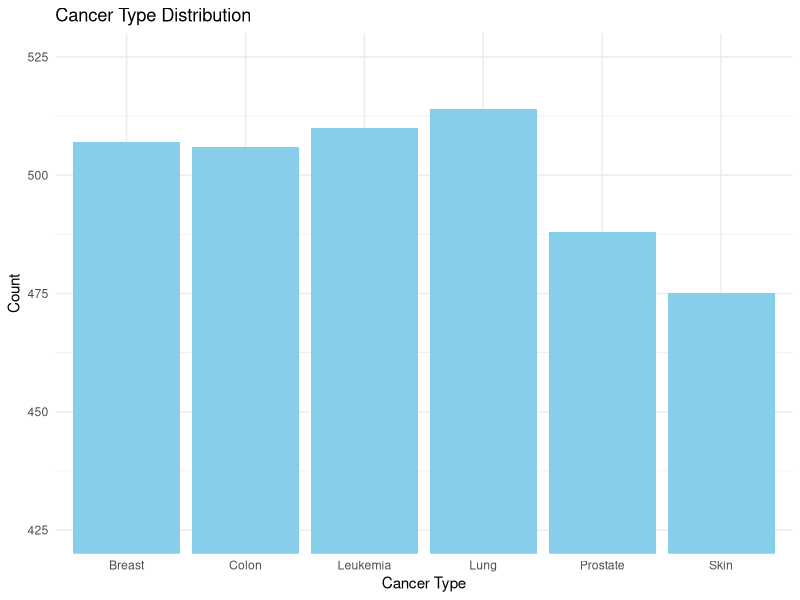
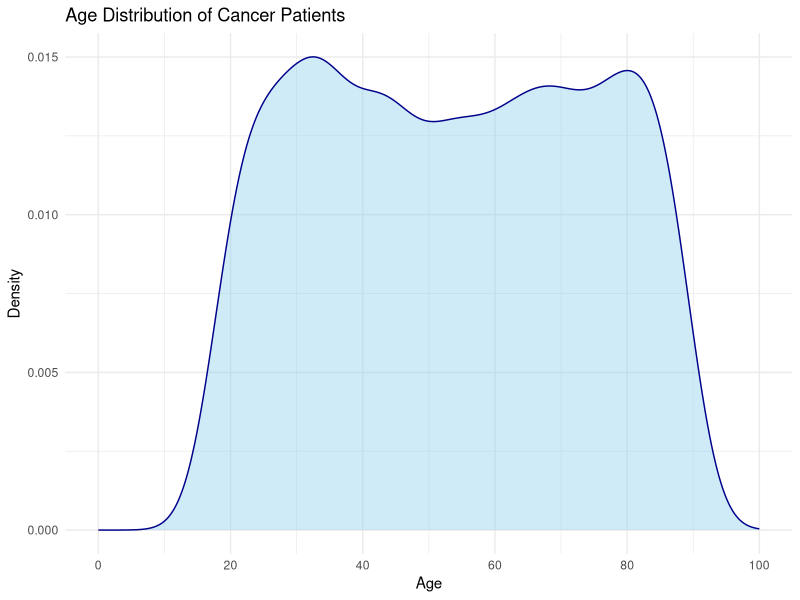
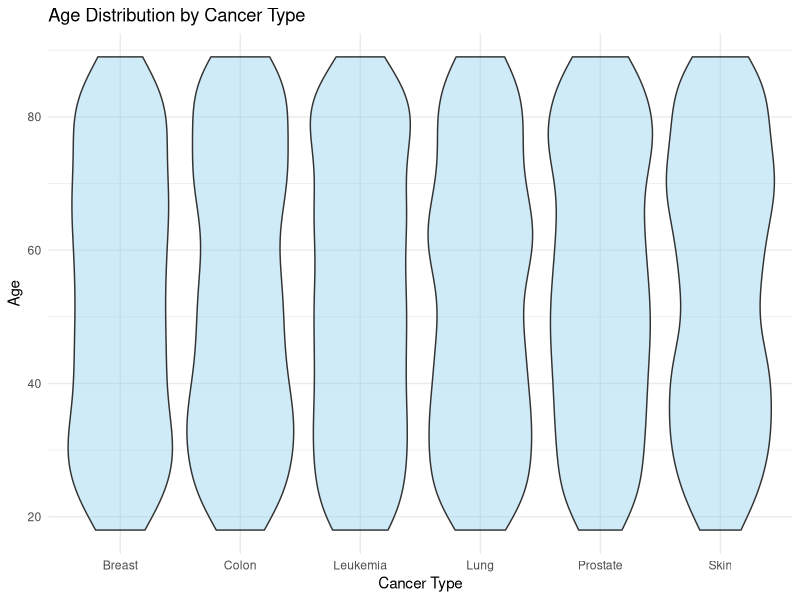
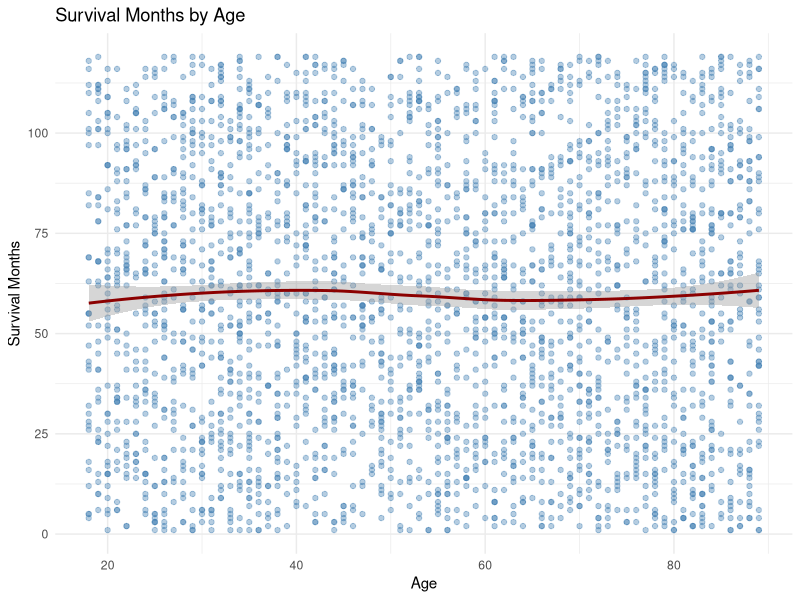
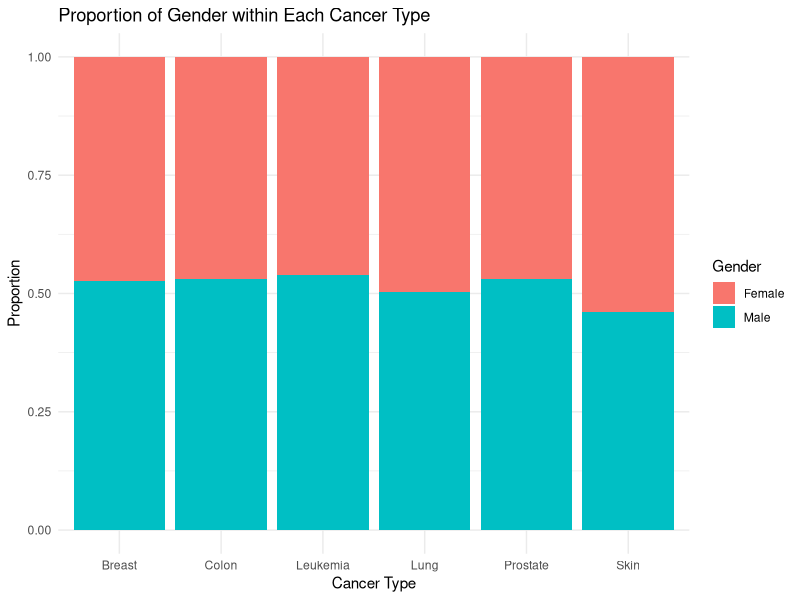
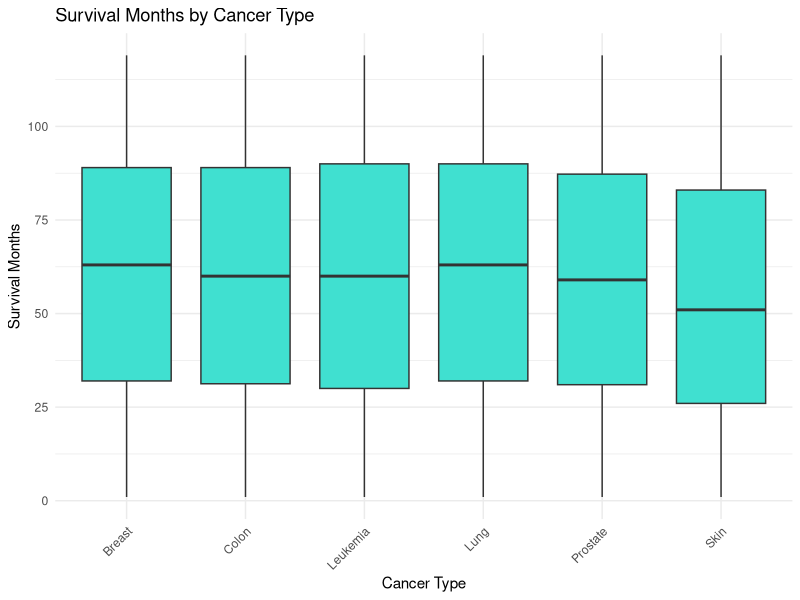
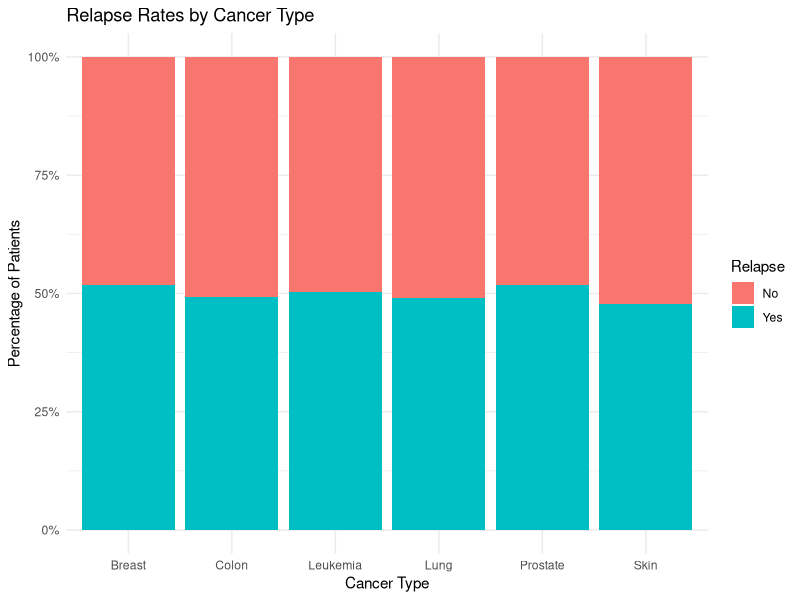
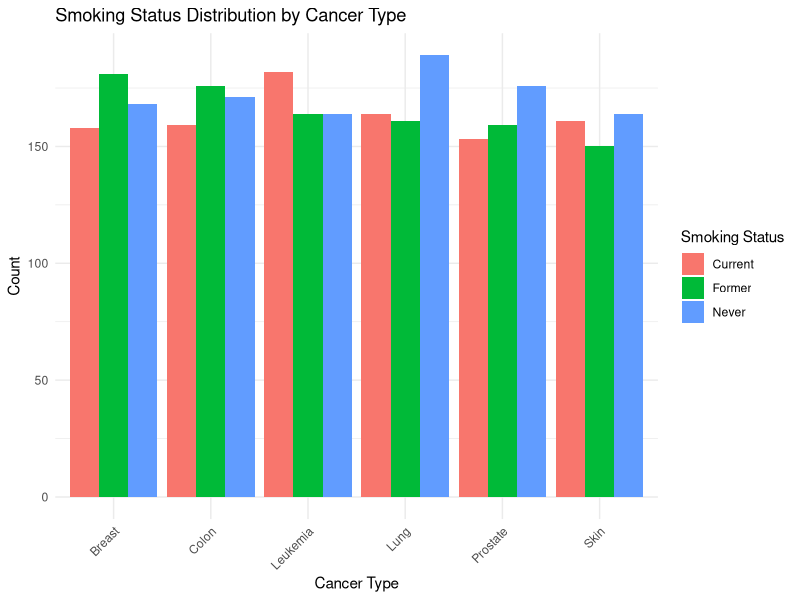

The R source for these figures, in order:
## ---- chunk 1
knitr::opts_chunk$set(echo = TRUE)
## ---- chunk 2
# Load required packages
library(tidyverse)

# Read the dataset (assumes file is in the same directory)
data <- read_csv("cancer_data_denmark.csv")

# View first few rows
head(data)
## ---- chunk 3
# Bar plot
plot_cancer_type <- ggplot(data, aes(x = Cancer_Type)) +
  geom_bar(fill = "skyblue") +
  coord_cartesian(ylim = c(425, 525)) +
  labs(
    title = "Cancer Type Distribution",
    x = "Cancer Type",
    y = "Count"
  ) +
  theme_minimal()

ggsave("plots/cancer_type_distribution.png", plot = plot_cancer_type, width = 8, height = 6, dpi = 300, bg = "white")

plot_cancer_type
## ---- chunk 4
plot_age <- ggplot(data, aes(x = Age)) +
  geom_density(fill = "skyblue", color = "darkblue", alpha = 0.4) +
  scale_x_continuous(limits = c(0, 100), breaks = seq(0, 100, 20)) +
  labs(
    title = "Age Distribution of Cancer Patients",
    x = "Age",
    y = "Density"
  ) +
  theme_minimal()

ggsave("plots/age_distribution.png", plot = plot_age, width = 8, height = 6, dpi = 300, bg = "white")

plot_age
## ---- chunk 5
plot_age_vs_cancertype <- ggplot(data, aes(x = Cancer_Type, y = Age)) + geom_violin(fill = "skyblue", alpha = 0.4) + labs(title = "Age Distribution by Cancer Type",
       x = "Cancer Type",
       y = "Age") +
  theme_minimal() 

ggsave("plots/age_vs_cancertype.png", plot = plot_age_vs_cancertype, width = 8, height = 6, dpi = 300, bg = "white")

plot_age_vs_cancertype
## ---- chunk 6
plot_age_vs_survival <- ggplot(data, aes(x = Age, y = Survival_Months)) +
  geom_point(alpha = 0.4, color = "steelblue") +
  geom_smooth(method = "loess", se = TRUE, color = "darkred") +  # trend line
  labs(title = "Survival Months by Age",
       x = "Age",
       y = "Survival Months") +
  theme_minimal()

ggsave("plots/age_vs_survival.png", plot = plot_age_vs_survival, width = 8, height = 6, dpi = 300, bg = "white")


plot_age_vs_survival
## ---- chunk 7
plot_gender_vs_cancertype <- ggplot(data, aes(x = Cancer_Type, fill = Gender)) +
  geom_bar(position = "fill") +
  labs(title = "Proportion of Gender within Each Cancer Type",
       x = "Cancer Type",
       y = "Proportion",
       fill = "Gender") +
  theme_minimal()

ggsave("plots/gender_vs_cancertype.png", plot = plot_gender_vs_cancertype, width = 8, height = 6, dpi = 300, bg = "white")

plot_gender_vs_cancertype
## ---- chunk 8
plot_survival_vs_cancertype <- ggplot(data, aes(x = Cancer_Type, y = Survival_Months)) +
  geom_boxplot(fill = "turquoise") +
  labs(title = "Survival Months by Cancer Type",
       x = "Cancer Type",
       y = "Survival Months") +
  theme_minimal() +
  theme(axis.text.x = element_text(angle = 45, hjust = 1))

ggsave("plots/survival_vs_cancertype.png", plot = plot_survival_vs_cancertype, width = 8, height = 6, dpi = 300, bg = "white")

plot_survival_vs_cancertype
## ---- chunk 9
plot_relapse_vs_cancertype <- ggplot(data, aes(x = Cancer_Type, fill = Relapse)) + scale_y_continuous(labels = scales::percent_format()) + geom_bar(position = "fill") + labs(
    title = "Relapse Rates by Cancer Type",
    x = "Cancer Type",
    y = "Percentage of Patients",
    fill = "Relapse"
  ) +
  theme_minimal()

ggsave("plots/relapse_vs_cancertype.png", plot = plot_relapse_vs_cancertype, width = 8, height = 6, dpi = 300, bg = "white")

plot_relapse_vs_cancertype

## ---- chunk 10
plot_smoking <- ggplot(data, aes(x = Cancer_Type, fill = Smoking_Status)) +
  geom_bar(position = "dodge") +  # proportions within cancer type
  labs(title = "Smoking Status Distribution by Cancer Type",
       x = "Cancer Type",
       y = "Count",
       fill = "Smoking Status") +
  theme_minimal() +
  theme(axis.text.x = element_text(angle = 45, hjust = 1))

ggsave("plots/smoking.png", plot = plot_smoking, width = 8, height = 6, dpi = 300, bg = "white")

plot_smoking

## ---- chunk 11
lung_cancer_data <- data %>% filter(Cancer_Type == "Lung") %>% mutate(Smoking_Status = ifelse(Smoking_Status == "Never", "never", "smoker")) #reminder of syntax: ifelse(condition, value_if_true, value_if_false)

plot_lung_cancer_data <- lung_cancer_data %>% ggplot(aes(x = Cancer_Type, fill = Smoking_Status)) + geom_bar(position = "dodge") + labs(title = "Smoking Status Distribution by Cancer Type",
       x = "Cancer Type",
       y = "Count",
       fill = "Smoking Status") +
  theme_minimal()

ggsave("plots/lung_cancer.png", plot = plot_lung_cancer_data, width = 8, height = 6, dpi = 300, bg = "white")

plot_lung_cancer_data
## ---- chunk 12
smokers_simplified <- data %>% mutate(Smoking_Status = ifelse(Smoking_Status == "Never", "never", "smoker"))
plot_smoking_simplified <- ggplot(smokers_simplified, aes(x = Cancer_Type, fill = Smoking_Status)) +
  geom_bar(position = "dodge") +  # proportions within cancer type
  labs(title = "Smoking Status Distribution by Cancer Type",
       x = "Cancer Type",
       y = "Count",
       fill = "Smoking Status") +
  theme_minimal() +
  theme(axis.text.x = element_text(angle = 45, hjust = 1))

ggsave("plots/smoking_simplified.png", plot = plot_smoking_simplified, width = 8, height = 6, dpi = 300, bg = "white")

plot_smoking_simplified
## ---- chunk 13
plot_alcohol <- ggplot(data, aes(x = Cancer_Type, fill = Alcohol_Consumption)) +
  geom_bar(position = "dodge") +
  labs(title = "Alcohol Consumption by Cancer Type",
       x = "Cancer Type",
       y = "Count",
       fill = "Alcohol Consumption") +
  theme_minimal()

ggsave("plots/alcohol.png", plot = plot_alcohol, width = 8, height = 6, dpi = 300, bg = "white")

plot_alcohol

alcohol_simplified <- data %>% mutate(Alcohol_Consumption = ifelse(Alcohol_Consumption == "None", "none", "drinker"), Alcohol_Consumption = factor(Alcohol_Consumption, levels = c("none", "drinker"))
  )
plot_alcohol_simplified <- alcohol_simplified %>% ggplot(aes(x = Cancer_Type, fill = Alcohol_Consumption)) +
  geom_bar(position = "dodge") +
  labs(title = "Alcohol Consumption by Cancer Type",
       x = "Cancer Type",
       y = "Count",
       fill = "Alcohol Consumption") +
  theme_minimal()

ggsave("plots/alcohol_simplified.png", plot = plot_alcohol_simplified, width = 8, height = 6, dpi = 300, bg = "white")

plot_alcohol_simplified

## ---- chunk 14
plot_family_history <- ggplot(data, aes(x = Cancer_Type, fill = Family_History)) + geom_bar(position = "fill") + labs(title = "Family History across Cancer Types", x = "Cancer Type", y = "Proportion", fill = "Family History") + theme_minimal()

ggsave("plots/family_history.png", plot = plot_family_history, width = 8, height = 6, dpi = 300, bg = "white")

plot_family_history
## ---- chunk 15
data %>% count(Treatment_Type)

plot_treatment_facet <- data %>%
  ggplot(aes(x = Treatment_Type, fill = Treatment_Type)) +
  geom_bar(position = "dodge") +
  facet_wrap(~ Cancer_Type) + #facet_wrap creates a subplot for each cancer type
  coord_flip() + #flipped coordinates bc labels are easier to read horizontally
  labs(
    title = "Treatment Types by Cancer Type",
    x = NULL,  
    y = "Count",
    fill = "Treatment Type"
  ) +
  theme_minimal() 

ggsave("plots/treatments.png", plot = plot_treatment_facet, width = 8, height = 6, dpi = 300, bg = "white")

plot_treatment_facet


## ---- chunk 16
plot_treatment_per_stage <- ggplot(data, aes(x = Stage, fill = Treatment_Type)) + geom_bar(position = "fill") + labs(title = "Types of Treatment for Each Cancer Stage", x = "Stage", y = "Proportion") + theme_minimal()

ggsave("plots/treatment_per_stage.png", plot = plot_treatment_per_stage, width = 8, height = 6, dpi = 300, bg = "white")

plot_treatment_per_stage

plot_stage_per_treatment <- ggplot(data, aes(x = Treatment_Type, fill = Stage)) + geom_bar(position = "fill") + labs(title = "Types of Treatment for Each Cancer Stage", x = "Treatment", y = "Proportion") + theme_minimal()

ggsave("plots/stage_per_treatment.png", plot = plot_stage_per_treatment, width = 8, height = 6, dpi = 300, bg = "white")

plot_stage_per_treatment
## ---- chunk 17
count(data, Genetic_Mutation)
## ---- chunk 18
plot_mutations <- ggplot(data, aes(x = Cancer_Type, fill = Genetic_Mutation)) + geom_bar(position = "dodge") + labs(title = "Genetic Mutations across Cancer Types", x = "Cancer Type", fill = "Genetic Mutation") + theme_minimal()

ggsave("plots/mutations.png", plot = plot_mutations, width = 8, height = 6, dpi = 300, bg = "white")

plot_mutations
## ---- chunk 19
mutations <- data %>% filter(Genetic_Mutation %in% c("BRCA1", "BRCA2", "TP53"))
mutations

plot_cancertype_with_mutation <- mutations %>% ggplot(aes(x = Cancer_Type)) + geom_bar(fill = "skyblue", width = 0.5) + coord_cartesian(ylim = c(200, 400)) + labs(title = "Types of Cancers with mutations identified", x = "Cancer Type", y = "Count") + theme_minimal()

ggsave("plots/cancertype_mutations.png", plot = plot_cancertype_with_mutation, width = 8, height = 6, dpi = 300, bg = "white")

plot_cancertype_with_mutation
## ---- chunk 20
#First, filter the data to get a data frame with only lung cancer cases 
lung_data <- data %>%
  filter(Cancer_Type == "Lung") %>%
  drop_na(Survival_Months)

#Next, select the columns/variables you want to keep as "predictors" of survival
lung_model_data <- lung_data %>% 
  select(Survival_Months, Age, Stage, Smoking_Status, Alcohol_Consumption)

#training
set.seed(123) #makes sure random split is repeatable, otherwise i'd get a new split each time
train_indices <- sample(nrow(lung_model_data), 0.8 * nrow(lung_model_data)) #This gives me a random list of row numbers to be used for "training," all of which are saved in train_indices
#sample() randomly picks 80% of rows 
#nrow() total number of rows in the dataset

train_data <- lung_model_data[train_indices, ]
test_data <- lung_model_data[-train_indices, ] #all the rows that are remaining (bc of the -)
## ---- chunk 21
# Convert character columns to factors
train_data <- train_data %>%
  mutate(
    Stage = as.factor(Stage),
    Smoking_Status = as.factor(Smoking_Status),
    Alcohol_Consumption = as.factor(Alcohol_Consumption)
  )

# Re-level to set up the correct baseline
train_data$Smoking_Status <- relevel(train_data$Smoking_Status, ref = "Never")
train_data$Alcohol_Consumption <- relevel(train_data$Alcohol_Consumption, ref = "None")


model <- lm(Survival_Months ~ Age + Stage + Smoking_Status + Alcohol_Consumption, data = train_data)

summary(model)
